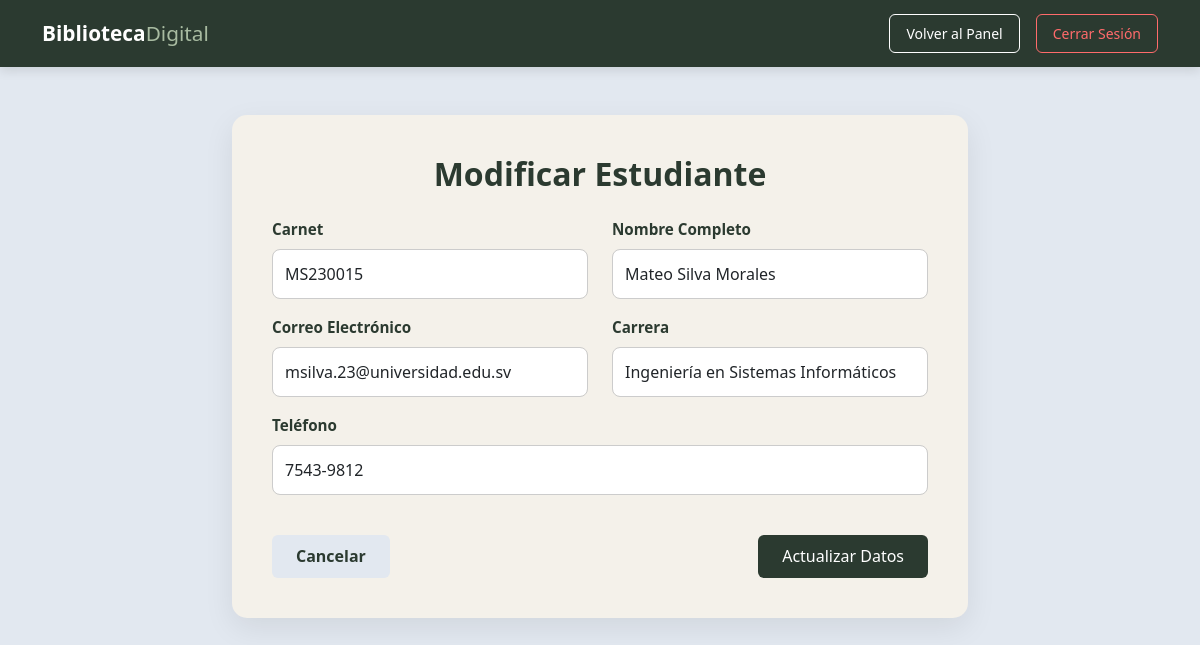
The page /estudiantes/estudiante_editar.php?id=1 (signed in) on the database its author committed.
### tables this page shows
CREATE TABLE `estudiantes` (
  `id` int(11) NOT NULL,
  `carnet` varchar(50) NOT NULL,
  `nombre_completo` varchar(150) NOT NULL,
  `correo` varchar(150) NOT NULL,
  `carrera` varchar(100) NOT NULL,
  `telefono` varchar(20) DEFAULT NULL
);

### estudiantes/estudiante_editar.php (the view, shortened to what this page needs)
<?php
require '../config/conexion.php';
$id = intval($_GET['id']);
$sql = "SELECT * FROM estudiantes WHERE id = $id";
$resultado = $conn->query($sql);
if ($resultado && $resultado->num_rows > 0) {
    $estudiante = $resultado->fetch_assoc();
} else {
    header("Location: estudiante_lista.php");
    exit();
}
?>
<!DOCTYPE html>
<html lang="es">
<head>
    <link href="https://cdn.jsdelivr.net/npm/bootstrap@5.3.0/dist/css/bootstrap.min.css" rel="stylesheet">
</head>
<body>
    <nav class="navbar mb-5">
        <div class="container">
            <a class="navbar-brand" href="../dashboard.php">Biblioteca<span>Digital</span></a>
            <div class="d-flex">
                <a href="../dashboard.php" class="btn btn-sm btn-outline-light-custom me-3 px-3 py-2">Volver al Panel</a>
                <a href="../logout.php" class="btn btn-sm btn-logout px-3 py-2">Cerrar Sesión</a>
            </div>
        </div>
    </nav>
    <div class="container mb-5">
        <div class="row justify-content-center">
            <div class="col-md-8">
                <div class="main-card">
                    <h2 class="mb-4 text-center">Modificar Estudiante</h2>
                    <form action="estudiante_actualizar.php" method="POST">
                        <div class="row mb-4">
                            <div class="col-md-6 mb-3">
                                <label class="form-label">Carnet</label>
                                <input type="text" class="form-control" name="carnet" value="<?= htmlspecialchars($estudiante['carnet'] ?? '') ?>" required>
                            </div>
                            <div class="col-md-6 mb-3">
                                <label class="form-label">Nombre Completo</label>
                                <input type="text" class="form-control" name="nombre_completo" value="<?= htmlspecialchars($estudiante['nombre_completo'] ?? '') ?>" required>
                            </div>
                            <div class="col-md-6 mb-3">
                                <label class="form-label">Correo Electrónico</label>
                                <input type="email" class="form-control" name="correo" value="<?= htmlspecialchars($estudiante['correo'] ?? '') ?>" required>
                            </div>
                            <div class="col-md-6 mb-3">
                                <label class="form-label">Carrera</label>
                                <input type="text" class="form-control" name="carrera" value="<?= htmlspecialchars($estudiante['carrera'] ?? '') ?>" required>
                            </div>
                            <div class="col-md-12 mb-3">
                                <label class="form-label">Teléfono</label>
                                <input type="text" class="form-control" name="telefono" value="<?= htmlspecialchars($estudiante['telefono'] ?? '') ?>">
                            </div>
                        </div>
                        <div class="d-flex justify-content-between align-items-center">
                            <a href="estudiante_lista.php" class="btn-return">Cancelar</a>
                            <button type="submit" class="btn-dark-green">Actualizar Datos</button>
                        </div>
                    </form>
                </div>
            </div>
        </div>
    </div>
</body>
</html>

### estudiantes/estudiante_editar.php (style rules this page uses)
body { background-color: #e2e8f0; color: #333333; font-family: 'Segoe UI', Tahoma, Geneva, Verdana, sans-serif; }
.navbar { background-color: #2b3a30; box-shadow: 0 4px 10px rgba(0,0,0,0.1); padding: 0.8rem 0; }
.navbar-brand { color: #ffffff !important; font-weight: 700; font-size: 1.3rem; }
.navbar-brand span { color: #a8bba1; font-weight: 400; }
.btn-outline-light-custom { border: 1px solid #ffffff; color: #ffffff; border-radius: 6px; transition: all 0.2s; }
.btn-logout { border: 1px solid #ff6b6b; color: #ff6b6b; border-radius: 6px; transition: all 0.2s; }
.main-card { background-color: #f4f1ea; border: none; border-radius: 15px; box-shadow: 0 10px 30px rgba(0,0,0,0.08); padding: 2.5rem; }
h2 { color: #2b3a30; font-weight: 700; }
.btn-dark-green { background-color: #2b3a30; color: #ffffff; border: none; border-radius: 6px; font-weight: 500; padding: 0.6rem 1.5rem; transition: background-color 0.2s; }
.form-control { border: 1px solid #cccccc; border-radius: 8px; padding: 12px; background-color: #ffffff; }
label { color: #2b3a30; font-weight: 600; margin-bottom: 8px; font-size: 0.95rem; }
.btn-return { color: #2b3a30; background-color: #e2e8f0; border: none; border-radius: 6px; font-weight: 600; padding: 0.6rem 1.5rem; text-decoration: none; transition: background-color 0.2s; }

### rows shown on the page
estudiantes: carnet "MS230015", nombre_completo "Mateo Silva Morales", correo "msilva.23@universidad.edu.sv", carrera "Ingeniería en Sistemas Informáticos", telefono "7543-9812"
